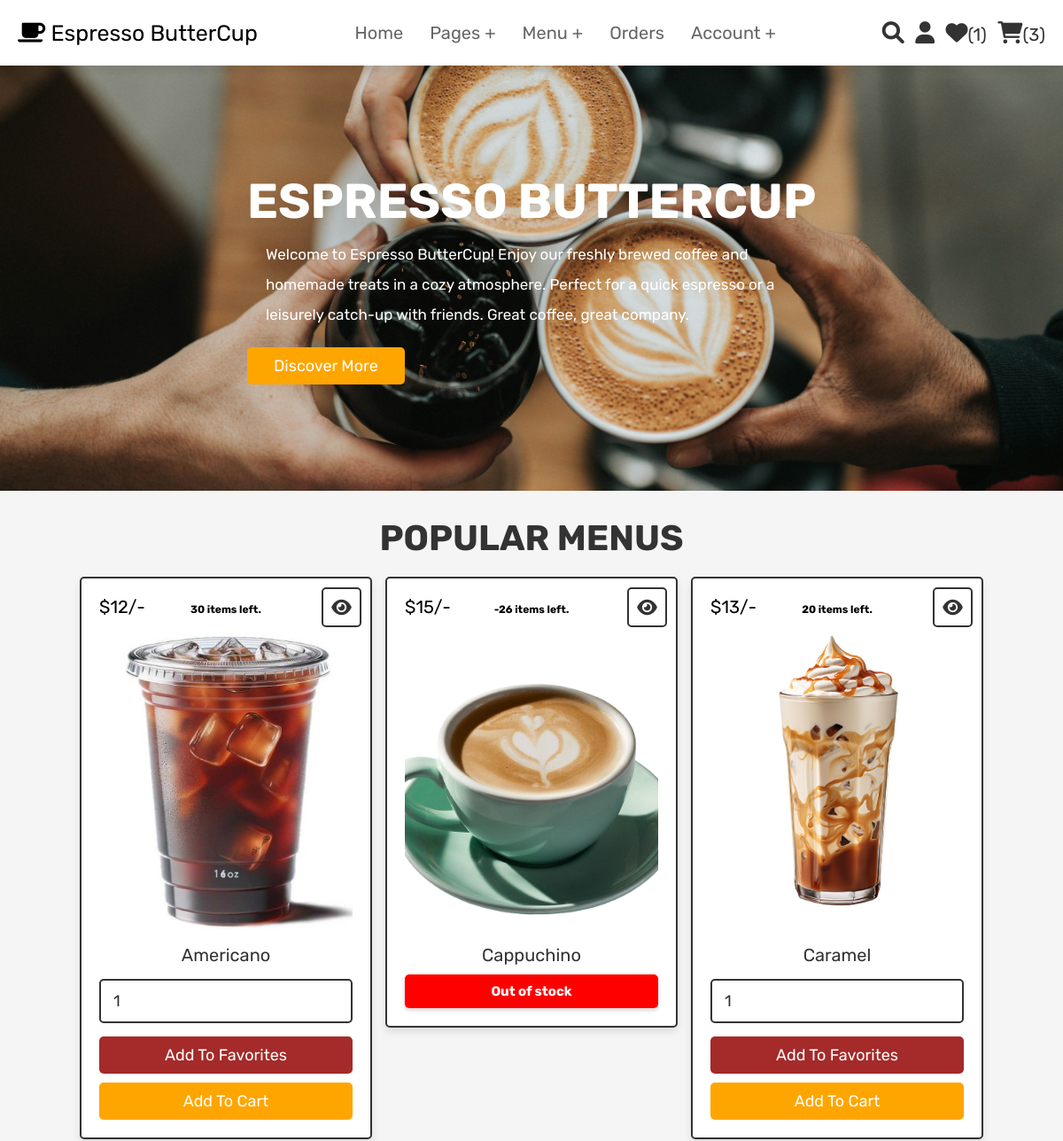
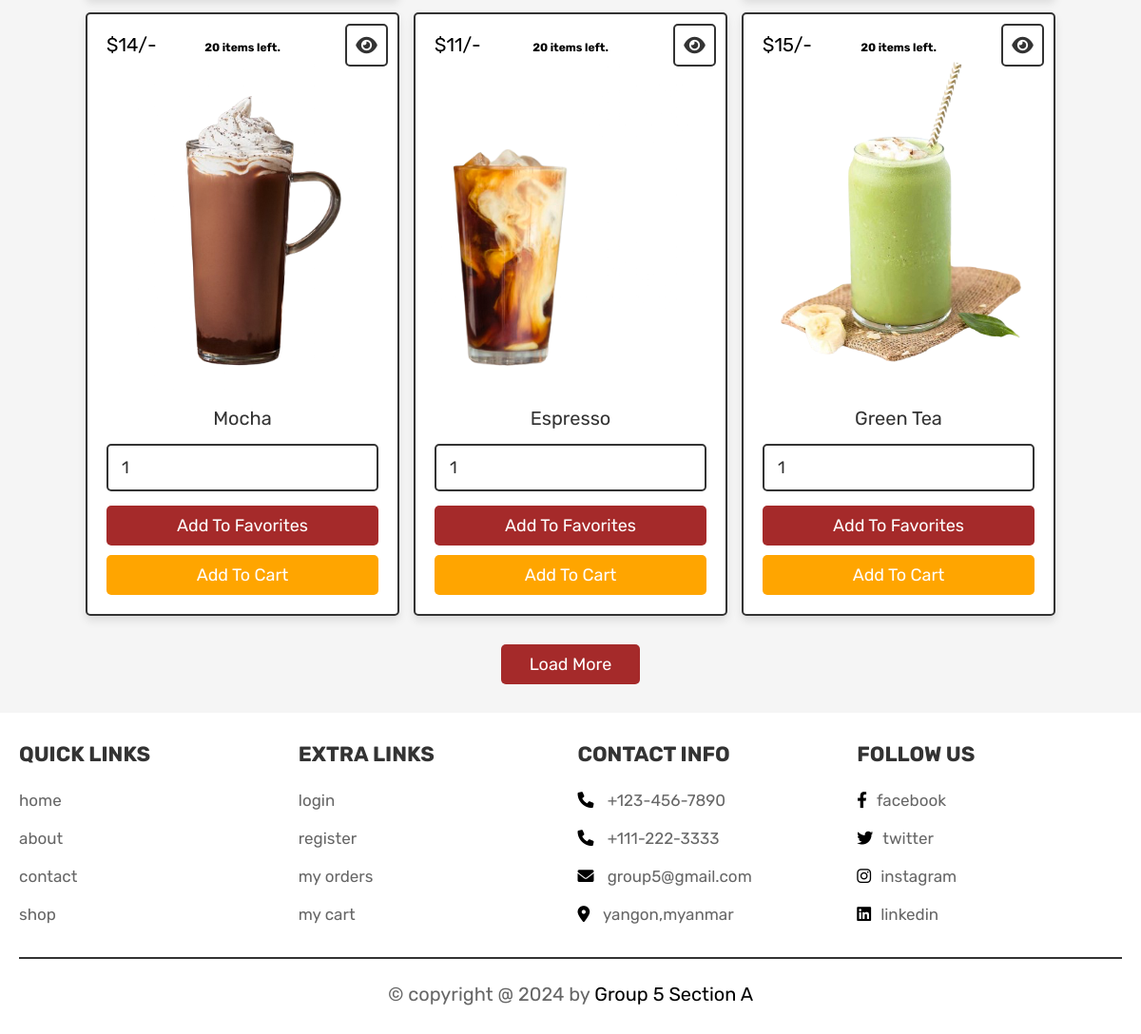
Screenshot of /home.php (signed in) with the database file from the repository (2 pictures, top to bottom).
### tables this page shows
CREATE TABLE products (
  id int(11) NOT NULL,
  name varchar(100) NOT NULL,
  details varchar(500) NOT NULL,
  price int(11) NOT NULL,
  image varchar(100) NOT NULL,
  quantity int(11) DEFAULT NULL
);

### home.php (the view, shortened to what this page needs)
<?php
@include 'config.php';
$user_id = $_SESSION['user_id'];
?>
<!DOCTYPE html>
<html lang="en">
<head>
   <link rel="stylesheet" href="https://cdnjs.cloudflare.com/ajax/libs/font-awesome/6.0.0/css/all.min.css">
   <link rel="stylesheet" href="css/style.css">
</head>
<body>
   <?php @include 'header.php'; ?>
   <section class="home">
      <div class="content">
         <h3>Espresso ButterCup</h3>
         <p>Welcome to Espresso ButterCup! Enjoy our freshly brewed coffee and homemade treats in a cozy atmosphere. Perfect for a quick espresso or a leisurely catch-up with friends. Great coffee, great company.</p>
         <a href="about.php" class="btn">discover more</a>
      </div>
   </section>
   <section class="products">
      <h1 class="title">Popular Menus</h1>
      <div class="box-container">
         <?php
         $select_products = mysqli_query($conn, "SELECT * FROM `products` LIMIT 6") or die('query failed');
         if (mysqli_num_rows($select_products) > 0) {
            while ($fetch_products = mysqli_fetch_assoc($select_products)) {
         ?>
               <form action="" method="POST" class="box">
                  <a href="view_page.php?pid=<?php echo $fetch_products['id']; ?>" class="fas fa-eye"></a>
                  <div class="price">$<?php echo $fetch_products['price']; ?>/-</div>
                  <div class="items-left"><?php echo $fetch_products['quantity'] . " items left."; ?></div>
                  <img src="uploaded_img/<?php echo $fetch_products['image']; ?>" alt="" class="image">
                  <div class="name"><?php echo $fetch_products['name']; ?></div>
                  <?php if ($fetch_products['quantity'] > 0): ?>
                     <input type="number" name="product_quantity" value="1" min="1" max="<?php echo $fetch_products['quantity']; ?>" class="qty">
                     <input type="submit" value="add to favorites" name="add_to_wishlist" class="option-btn">
                     <input type="submit" value="add to cart" name="add_to_cart" class="btn">
                  <?php else: ?>
                     <div class="out-of-stock">Out of stock</div>
                  <?php endif; ?>
               </form>
         <?php
            }
         } else {
            echo '<p class="empty">no products added yet!</p>';
         }
         ?>
      </div>
      <div class="more-btn">
         <a href="shop.php" class="option-btn">load more</a>
      </div>
   </section>
   <?php @include 'footer.php'; ?>
</body>
</html>

### header.php (shortened to what this page needs)
<header class="header">
    <div class="flex">
        <a href="home.php" class="logo">
            <i class="fas fa-coffee"></i> Espresso ButterCup
        </a>
        <nav class="navbar">
            <ul>
                <li><a href="home.php">home</a></li>
                <li><a href="#">pages +</a>
                </li>
                <li><a href="#">menu +</a>
                </li>
                <li><a href="orders.php">orders</a></li>
                <li><a href="#">account +</a>
                </li>
            </ul>
        </nav>
        <div class="icons">
            <a href="search_page.php" class="fas fa-search"></a>
            <div id="user-btn" class="fas fa-user"></div>
            <?php
                $select_wishlist_count = mysqli_query($conn, "SELECT * FROM `wishlist` WHERE user_id = '$user_id'") or die('query failed');
                $wishlist_num_rows = mysqli_num_rows($select_wishlist_count);
            ?>
            <a href="wishlist.php"><i class="fas fa-heart"></i><span>(<?php echo $wishlist_num_rows; ?>)</span></a>
            <?php
                $select_cart_count = mysqli_query($conn, "SELECT * FROM `cart` WHERE user_id = '$user_id'") or die('query failed');
                $cart_num_rows = mysqli_num_rows($select_cart_count);
            ?>
            <a href="cart.php"><i class="fas fa-shopping-cart"></i><span>(<?php echo $cart_num_rows; ?>)</span></a>
        </div>
    </div>
</header>

### footer.php
<section class="footer">
    <div class="box-container">
        <div class="box">
            <h3>quick links</h3>
            <a href="home.php">home</a>
            <a href="about.php">about</a>
            <a href="contact.php">contact</a>
            <a href="shop.php">shop</a>
        </div>
        <div class="box">
            <h3>extra links</h3>
            <a href="login.php">login</a>
            <a href="register.php">register</a>
            <a href="orders.php">my orders</a>
            <a href="cart.php">my cart</a>
        </div>
        <div class="box">
            <h3>contact info</h3>
            <p> <i class="fas fa-phone"></i> +123-456-7890 </p>
            <p> <i class="fas fa-phone"></i> +111-222-3333 </p>
            <p> <i class="fas fa-envelope"></i> group5@gmail.com </p>
            <p> <i class="fas fa-map-marker-alt"></i> yangon,myanmar </p>
        </div>
        <div class="box">
            <h3>follow us</h3>
            <a href="#"><i class="fab fa-facebook-f"></i>facebook</a>
            <a href="#"><i class="fab fa-twitter"></i>twitter</a>
            <a href="#"><i class="fab fa-instagram"></i>instagram</a>
            <a href="#"><i class="fab fa-linkedin"></i>linkedin</a>
        </div>
    </div>
    <div class="credit">&copy; copyright @ <?php echo date('Y'); ?> by <span>Group 5 Section A</span> </div>
</section>

### css/style.css (style rules this page uses)
:root { --pink:#000000; --red:#c09b2b; --orange:brown; --black:#333; --white:#fff; --light-color:#666; --light-white:#ccc; --light-bg:#f5f5f5; --border:.2rem solid var(--black); --box-shadow:0 .5rem 1rem rgba(0,0,0,.1); }
* { font-family: 'Rubik', sans-serif; margin:0; padding:0; box-sizing: border-box; outline: none; border:none; text-decoration: none; transition:all .2s linear; }
html { font-size: 62.5%; overflow-x: hidden; scroll-behavior: smooth; scroll-padding-top: 6.5rem; }
body { background: var(--light-bg); }
section { padding:3rem 2rem; }
.btn, .delete-btn, .option-btn { display: inline-block; border-radius: .5rem; margin-top: 1rem; font-size: 1.8rem; color:var(--white); cursor: pointer; padding:1rem 3rem; text-transform: capitalize; }
.btn { background-color:orange; }
.option-btn { background-color: var(--orange); }
.more-btn { margin-top: 2rem; text-align: center; }
.title { text-align: center; margin-bottom: 2rem; color:var(--black); text-transform: uppercase; font-size: 4rem; }
.header { position: sticky; top:0; left:0; right:0; background-color: var(--white); z-index: 1000; box-shadow: var(--box-shadow); }
.header .flex { margin: 0 auto; display: flex; align-items: center; justify-content: space-between; padding:1.5rem 2rem; max-width: 1200px; position: relative; }
.header .flex .logo { font-size: 2.5rem; color:black; }
.header .flex .navbar ul { list-style: none; }
.header .flex .navbar ul li { float: left; position: relative; }
.header .flex .navbar ul li a { font-size: 2rem; padding:1rem 1.5rem; display: block; color:var(--light-color); text-transform: capitalize; }
.header .flex .icons > * { font-size: 2.5rem; margin-left: 1rem; color:var(--black); cursor: pointer; }
.header .flex .icons span { font-size: 2rem; }
.home { min-height: 60vh; background:url(../images/coffee2about.jpeg) no-repeat; background-size: cover; background-position: center; display: flex; align-items: center; justify-content: center; }
.home .content h3 { text-transform: uppercase; color:white; font-size: 5.5rem; }
.home .content p { max-width: 60rem; margin:1rem auto; line-height:2; font-size: 1.7rem; color:white; }
.home .content .btn { margin-top: 10px; }
.products .box-container { max-width: 1200px; margin:0 auto; display: grid; grid-template-columns: repeat(auto-fit, 33rem); gap:1.5rem; align-items: flex-start; justify-content: center; }
.products .box-container .box { background-color: var(--white); border:var(--border); box-shadow: var(--box-shadow); border-radius: .5rem; padding:2rem; text-align: center; position: relative; }
.products .box-container .box .image { height: 35rem; width: 100%; object-fit: cover; }
.products .box-container .box .fa-eye, .products .box-container .box .price { position: absolute; top:1rem; border-radius: .5rem; }
.products .box-container .box .price { font-size: 2rem; padding:1rem; background-color:white; color:black; left:1rem; }
.products .box-container .box .fa-eye { right:1rem; height: 4.5rem; width: 4.5rem; line-height: 4.2rem; font-size: 2rem; background-color: var(--white); color:var(--black); border:var(--border); }
.products .box-container .box .name { margin:1rem; font-size: 2rem; color:var(--black); }
.products .box-container .box .qty { width: 100%; padding:1.2rem 1.4rem; font-size: 1.8rem; color:var(--black); border:var(--border); border-radius: .5rem; margin:.5rem 0; }
.products .box-container .box .btn, .products .box-container .box .option-btn { width: 100%; }
.footer { background-color: var(--white); }
.footer .box-container { max-width: 1200px; margin:0 auto; display: grid; grid-template-columns: repeat(auto-fit, minmax(27rem, 1fr)); gap:1.5rem; align-items: flex-start; }
.footer .box-container .box h3 { font-size: 2.2rem; color:var(--black); margin-bottom: 1.5rem; text-transform: uppercase; }
.footer .box-container a, .footer .box-container p { font-size: 1.7rem; color:var(--light-color); padding:1rem 0; display: block; }
.footer .box-container a i, .footer .box-container p i { color:black; padding-right: 1rem; }
.footer .credit { text-align: center; padding-top: 2.5rem; margin-top: 2.5rem; border-top: var(--border); font-size: 2rem; color:var(--light-color); }
.footer .credit span { color:black; }

### rows the page displays
products: price "12", quantity "30", image (picture), name "Americano"
products: price "15", quantity "-26", image (picture), name "Cappuchino", shows "Out of stock"
products: price "13", quantity "20", image (picture), name "Caramel"
products: price "14", quantity "20", image (picture), name "Mocha"
products: price "11", quantity "20", image (picture), name "Espresso"
products: price "15", quantity "20", image (picture), name "Green Tea"

### other values shown
$wishlist_num_rows "1"
$cart_num_rows "3"
